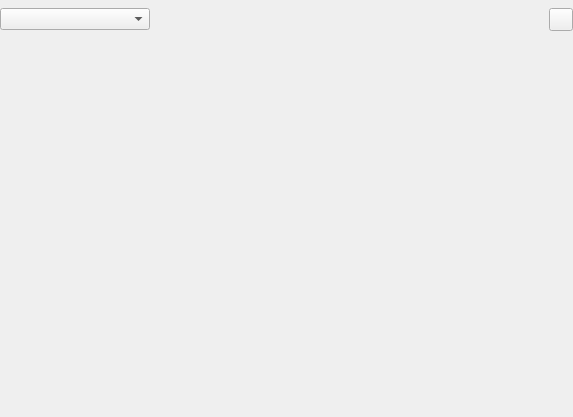
<?xml version="1.0" encoding="UTF-8"?>
<ui version="4.0">
 <class>EditingWidget</class>
 <widget class="QWidget" name="EditingWidget">
  <property name="geometry">
   <rect>
    <x>0</x>
    <y>0</y>
    <width>573</width>
    <height>417</height>
   </rect>
  </property>
  <property name="windowTitle">
   <string>Form</string>
  </property>
  <layout class="QGridLayout" name="gridLayout">
   <property name="margin">
    <number>0</number>
   </property>
   <property name="spacing">
    <number>0</number>
   </property>
   <item row="0" column="0">
    <widget class="Utils::StyledBar" name="widget" native="true">
     <property name="minimumSize">
      <size>
       <width>0</width>
       <height>30</height>
      </size>
     </property>
     <property name="maximumSize">
      <size>
       <width>16777215</width>
       <height>20</height>
      </size>
     </property>
     <layout class="QGridLayout" name="gridLayout_2">
      <property name="margin">
       <number>0</number>
      </property>
      <property name="spacing">
       <number>0</number>
      </property>
      <item row="0" column="0">
       <widget class="QComboBox" name="openedFilesList">
        <property name="minimumSize">
         <size>
          <width>150</width>
          <height>0</height>
         </size>
        </property>
       </widget>
      </item>
      <item row="0" column="1">
       <spacer name="horizontalSpacer">
        <property name="orientation">
         <enum>Qt::Horizontal</enum>
        </property>
        <property name="sizeHint" stdset="0">
         <size>
          <width>394</width>
          <height>20</height>
         </size>
        </property>
       </spacer>
      </item>
      <item row="0" column="2">
       <widget class="QToolButton" name="closeFile">
        <property name="text">
         <string/>
        </property>
        <property name="icon">
         <iconset resource="../3rdparty/qtcreator/fancywidgets/core.qrc">
          <normaloff>:/core/images/closebutton.png</normaloff>
          <disabledoff>:/core/images/darkclosebutton.png</disabledoff>:/core/images/closebutton.png</iconset>
        </property>
       </widget>
      </item>
     </layout>
    </widget>
   </item>
   <item row="1" column="0">
    <widget class="QWidget" name="editorContainer" native="true">
     <layout class="QGridLayout" name="gridLayout_3">
      <property name="margin">
       <number>0</number>
      </property>
      <property name="spacing">
       <number>0</number>
      </property>
     </layout>
    </widget>
   </item>
  </layout>
 </widget>
 <customwidgets>
  <customwidget>
   <class>Utils::StyledBar</class>
   <extends>QWidget</extends>
   <header location="global">styledbar.h</header>
   <container>1</container>
  </customwidget>
 </customwidgets>
 <resources>
  <include location="../3rdparty/qtcreator/fancywidgets/core.qrc"/>
 </resources>
 <connections/>
</ui>
